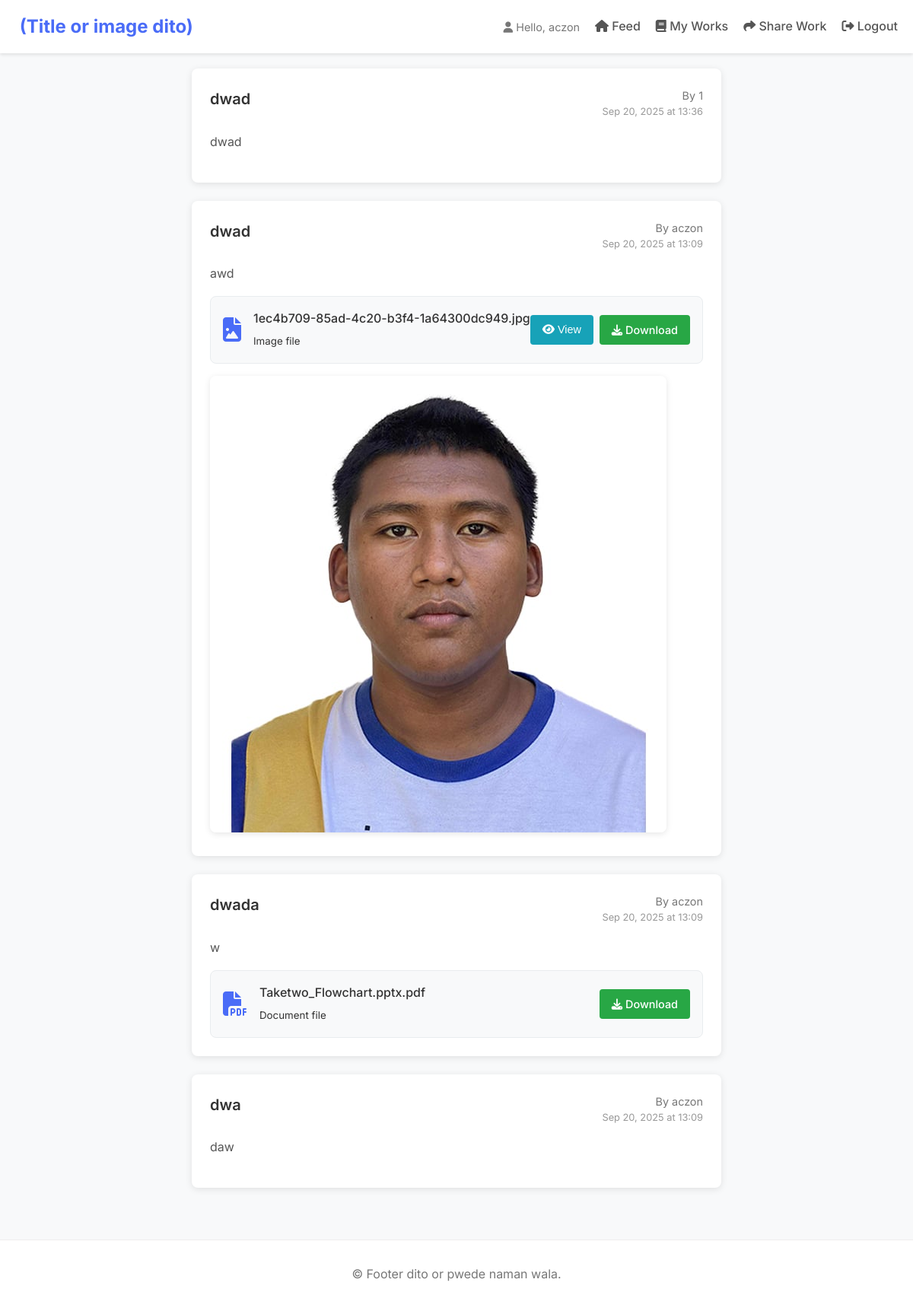
The page / (signed in) on the database its author committed.
### tables this page shows
CREATE TABLE users
                 (id INTEGER PRIMARY KEY AUTOINCREMENT,
                  username TEXT UNIQUE NOT NULL,
                  email TEXT UNIQUE NOT NULL,
                  first_name TEXT NOT NULL,
                  last_name TEXT NOT NULL,
                  section TEXT NOT NULL,
                  lrn TEXT UNIQUE NOT NULL,
                  password TEXT NOT NULL,
                  created_at TIMESTAMP DEFAULT CURRENT_TIMESTAMP);

CREATE TABLE posts
                 (id INTEGER PRIMARY KEY AUTOINCREMENT,
                  user_id INTEGER NOT NULL,
                  title TEXT NOT NULL,
                  description TEXT,
                  filename TEXT,
                  filepath TEXT,
                  created_at TIMESTAMP DEFAULT CURRENT_TIMESTAMP,
                  FOREIGN KEY (user_id) REFERENCES users (id));

### app.py (the view)
@app.route('/')
def index():
    if not is_logged_in():
        return redirect(url_for('login'))
    conn = get_db_connection()
    posts = conn.execute('''
        SELECT posts.*, users.username
        FROM posts
        JOIN users ON posts.user_id = users.id
        ORDER BY posts.created_at DESC
    ''').fetchall()
    conn.close()
    return render_template('index.html', posts=posts, is_image_file=is_image_file)

### app.py (called while the page is built)
def get_db_connection():
    conn = sqlite3.connect('academic_share.db')
    conn.row_factory = sqlite3.Row
    return conn

def is_logged_in():
    return 'user_id' in session

def is_image_file(filepath):
    if not filepath:
        return False
    allowed_extensions = {'png', 'jpg', 'jpeg', 'gif'}
    return '.' in filepath and filepath.rsplit('.', 1)[1].lower() in allowed_extensions

def get_file_icon(filename):
    if not filename:
        return "file"
    ext = filename.lower().split('.')[-1]
    icon_map = {
        'pdf': 'file-pdf',
        'doc': 'file-word',
        'docx': 'file-word',
        'txt': 'file-alt',
        'zip': 'file-archive',
        'rar': 'file-archive',
        'png': 'file-image',
        'jpg': 'file-image',
        'jpeg': 'file-image',
        'gif': 'file-image'
    }
    return icon_map.get(ext, 'file')

def format_date(value):
    if value is None:
        return ""
    try:
        dt = datetime.strptime(value, '%Y-%m-%d %H:%M:%S')
        return dt.strftime('%b %d, %Y at %H:%M')
    except:
        return value

### templates/index.html (shortened to what this page needs)
{% extends "base.html" %}
{% block content %}
<div class="posts-container">
    {% if posts %}
        {% for post in posts %}
            <div class="post-card">
                <div class="post-header">
                    <h2 class="post-title">{{ post.title }}</h2>
                    <div class="post-meta">
                        <span class="post-author">By {{ post.username }}</span>
                        <span class="post-date">{{ post.created_at | format_date }}</span>
                    </div>
                </div>
                {% if post.description %}
                    <p class="post-description">{{ post.description }}</p>
                {% endif %}
                {% if post.filename %}
                    {% set file_path = 'uploads/' + post.filename %}
                    {% set full_file_path = 'static/' + file_path %}
                    {% if is_image_file(full_file_path) %}
                        <div class="file-card">
                            <i class="fas fa-file-image file-icon-large"></i>
                            <div class="file-info">
                                <div class="file-name">{{ post.filename }}</div>
                                <small>Image file</small>
                            </div>
                            <div class="file-actions">
                                <button class="btn btn-view view-image" data-src="{{ url_for('static', filename=file_path) }}">
                                    <i class="fas fa-eye"></i> View
                                </button>
                                <a href="{{ url_for('static', filename=file_path) }}" download class="btn btn-download">
                                    <i class="fas fa-download"></i> Download
                                </a>
                            </div>
                        </div>
                        <img src="{{ url_for('static', filename=file_path) }}"
                             alt="{{ post.title }}"
                             class="post-image view-image"
                             data-src="{{ url_for('static', filename=file_path) }}">
                    {% else %}
                        <div class="file-card">
                            <i class="fas fa-{{ post.filename | get_file_icon }} file-icon-large"></i>
                            <div class="file-info">
                                <div class="file-name">{{ post.filename }}</div>
                                <small>Document file</small>
                            </div>
                            <div class="file-actions">
                                <a href="{{ url_for('static', filename=file_path) }}" download class="btn btn-download">
                                    <i class="fas fa-download"></i> Download
                                </a>
                            </div>
                        </div>
                    {% endif %}
                {% endif %}
            </div>
        {% endfor %}
    {% else %}
        <div class="empty-state">
            <h2>No academic works shared yet</h2>
            <p>Be the first to share your academic work with the community!</p>
            <a href="{{ url_for('post') }}" class="btn">Share Your Work</a>
        </div>
    {% endif %}
</div>
{% endblock %}

### templates/base.html (shortened to what this page needs)
<!DOCTYPE html>
<html lang="en">
<head>
    <link rel="stylesheet" href="{{ url_for('static', filename='css/style.css') }}">
    <link rel="stylesheet" href="https://cdnjs.cloudflare.com/ajax/libs/font-awesome/6.4.0/css/all.min.css">
</head>
<body>
    <nav class="navbar">
        <div class="nav-container">
            <a href="{{ url_for('index') }}" class="nav-brand">
                 (Title or image dito)
            </a>
            <div class="nav-menu">
                {% if session.user_id %}
                    <span class="user-info"><i class="fas fa-user"></i> Hello, {{ session.username }}</span>
                    <a href="{{ url_for('index') }}"><i class="fas fa-home"></i> Feed</a>
                    <a href="{{ url_for('posts') }}"><i class="fas fa-book"></i> My Works</a>
                    <a href="{{ url_for('post') }}"><i class="fas fa-share"></i> Share Work</a>
                    <a href="{{ url_for('logout') }}"><i class="fas fa-sign-out-alt"></i> Logout</a>
                {% else %}
                    <a href="{{ url_for('login') }}"><i class="fas fa-sign-in-alt"></i> Login</a>
                    <a href="{{ url_for('register') }}"><i class="fas fa-user-plus"></i> Register</a>
                {% endif %}
            </div>
        </div>
    </nav>
    <div class="container">
        {% block content %}{% endblock %}
    </div>
    <footer class="footer">
        <p>&copy; Footer dito or pwede naman wala.</p>
    </footer>
</body>
</html>

### static/css/style.css (style rules this page uses)
* { margin: 0; padding: 0; box-sizing: border-box; }
body { font-family: 'Inter', sans-serif; line-height: 1.6; color: #333; background-color: #f8f9fa; display: flex; flex-direction: column; min-height: 100vh; }
.container { max-width: 1200px; margin: 0 auto; padding: 20px; flex: 1; }
.navbar { background-color: #fff; box-shadow: 0 2px 4px rgba(0,0,0,0.1); padding: 1rem 0; position: relative; }
.nav-container { max-width: 1200px; margin: 0 auto; display: flex; justify-content: space-between; align-items: center; padding: 0 20px; position: relative; }
.nav-brand { font-size: 1.5rem; font-weight: 700; color: #4a6cf7; text-decoration: none; z-index: 1001; }
.nav-menu { display: flex; gap: 20px; align-items: center; transition: transform 0.3s ease-in-out; }
.nav-menu a { color: #555; text-decoration: none; font-weight: 500; transition: color 0.3s; }
.user-info { color: #777; font-size: 0.9rem; }
.btn { display: inline-block; padding: 0.75rem 1.5rem; background-color: #4a6cf7; color: white; border: none; border-radius: 4px; font-size: 1rem; font-weight: 500; cursor: pointer; text-decoration: none; text-align: center; transition: background-color 0.3s, transform 0.2s; }
.posts-container { display: grid; gap: 1.5rem; }
.post-card { background: #fff; border-radius: 8px; box-shadow: 0 2px 10px rgba(0,0,0,0.1); padding: 1.5rem; transition: transform 0.3s, box-shadow 0.3s; }
.post-header { display: flex; justify-content: space-between; align-items: flex-start; margin-bottom: 1rem; flex-wrap: wrap; gap: 10px; }
.post-title { font-size: 1.25rem; font-weight: 600; color: #333; margin-right: 1rem; }
.post-meta { text-align: right; }
.post-author { color: #777; font-size: 0.9rem; display: block; }
.post-date { color: #999; font-size: 0.8rem; display: block; }
.post-description { margin-bottom: 1rem; color: #555; line-height: 1.6; }
.footer { text-align: center; padding: 2rem 0; margin-top: 3rem; color: #777; border-top: 1px solid #eee; background: #fff; }
.post-image { max-width: 100%; border-radius: 8px; margin-top: 1rem; box-shadow: 0 2px 8px rgba(0,0,0,0.1); cursor: pointer; transition: transform 0.3s; }
.file-card { display: flex; align-items: center; padding: 1rem; background-color: #f8f9fa; border-radius: 8px; margin-top: 1rem; border: 1px solid #e9ecef; }
.file-icon-large { font-size: 2rem; margin-right: 1rem; color: #4a6cf7; }
.file-info { flex: 1; }
.file-name { font-weight: 500; margin-bottom: 0.25rem; }
.file-actions { display: flex; gap: 0.5rem; }
.btn-download { background-color: #28a745; padding: 0.5rem 1rem; font-size: 0.9rem; }
.btn-view { background-color: #17a2b8; padding: 0.5rem 1rem; font-size: 0.9rem; }

### rows shown on the page
users: username "aczon"
posts: title "dwad", username "1", created_at "Sep 20, 2025 at 13:36", description "dwad"
posts: title "dwad", username "aczon", created_at "Sep 20, 2025 at 13:09", description "awd", filename "1ec4b709-85ad-4c20-b3f4-1a64300dc949.jpg"
posts: title "dwada", username "aczon", created_at "Sep 20, 2025 at 13:09", description "w", filename "Taketwo_Flowchart.pptx.pdf"
posts: title "dwa", username "aczon", created_at "Sep 20, 2025 at 13:09", description "daw"
